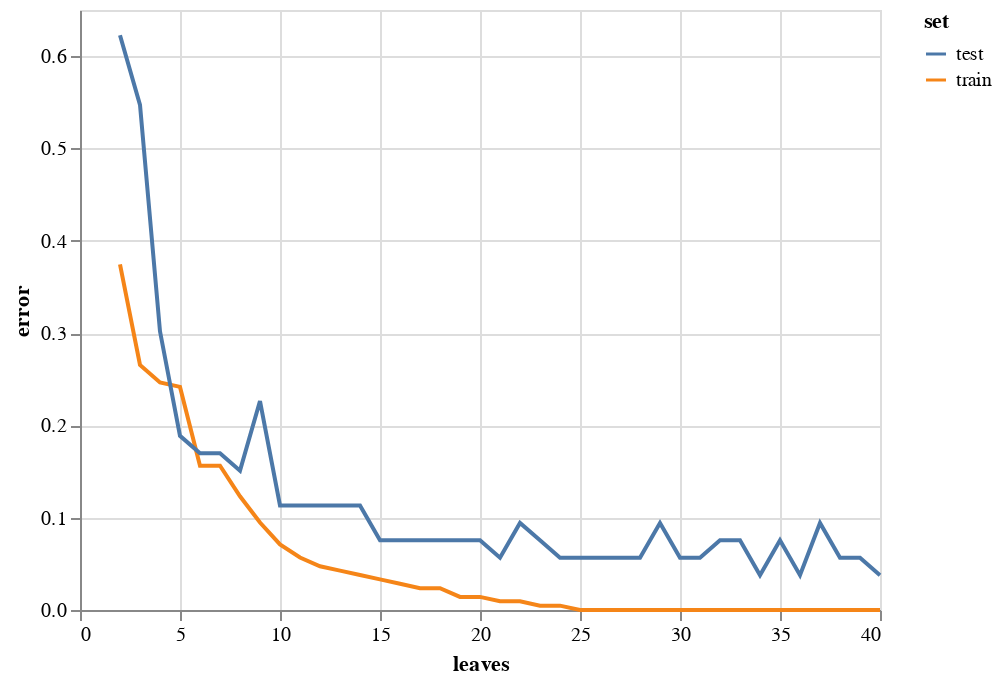

The cell this chart's notebook holds for it:
### Markdown cell above
Plotting the relationship between `leaves` and `error` with `set` as the color to get two lines for the test and train datasets:

### Code cell
alt.Chart(df_err1).mark_line().encode(
    x = "leaves",
    y = "error",
    color = "set",
    tooltip = ["leaves", "error"]
)

### Figure 1 — Vega-Lite specification as saved in the notebook (floating-point values rounded to 4 significant figures)
{"config": {"view": {"continuousWidth": 400, "continuousHeight": 300}}, "data": {"name": "data-2b5e0f5e847421c14026fda3bcb2db36"}, "mark": "line", "encoding": {"color": {"field": "set", "type": "nominal"}, "tooltip": [{"field": "leaves", "type": "quantitative"}, {"field": "error", "type": "quantitative"}], "x": {"field": "leaves", "type": "quantitative"}, "y": {"field": "error", "type": "quantitative"}}, "$schema": "https://vega.github.io/schema/vega-lite/v4.17.0.json", "datasets": {"data-2b5e0f5e847421c14026fda3bcb2db36": [{"leaves": 2, "error": 0.3744, "set": "train"}, {"leaves": 2, "error": 0.6226, "set": "test"}, {"leaves": 3, "error": 0.2654, "set": "train"}, {"leaves": 3, "error": 0.5472, "set": "test"}, {"leaves": 4, "error": 0.2464, "set": "train"}, {"leaves": 4, "error": 0.3019, "set": "test"}, {"leaves": 5, "error": 0.2417, "set": "train"}, {"leaves": 5, "error": 0.1887, "set": "test"}, {"leaves": 6, "error": 0.1564, "set": "train"}, {"leaves": 6, "error": 0.1698, "set": "test"}, {"leaves": 7, "error": 0.1564, "set": "train"}, {"leaves": 7, "error": 0.1698, "set": "test"}, {"leaves": 8, "error": 0.1232, "set": "train"}, {"leaves": 8, "error": 0.1509, "set": "test"}, {"leaves": 9, "error": 0.09479, "set": "train"}, {"leaves": 9, "error": 0.2264, "set": "test"}, {"leaves": 10, "error": 0.07109, "set": "train"}, {"leaves": 10, "error": 0.1132, "set": "test"}, {"leaves": 11, "error": 0.05687, "set": "train"}, {"leaves": 11, "error": 0.1132, "set": "test"}, {"leaves": 12, "error": 0.04739, "set": "train"}, {"leaves": 12, "error": 0.1132, "set": "test"}, {"leaves": 13, "error": 0.04265, "set": "train"}, {"leaves": 13, "error": 0.1132, "set": "test"}, {"leaves": 14, "error": 0.03791, "set": "train"}, {"leaves": 14, "error": 0.1132, "set": "test"}, {"leaves": 15, "error": 0.03318, "set": "train"}, {"leaves": 15, "error": 0.07547, "set": "test"}, {"leaves": 16, "error": 0.02844, "set": "train"}, {"leaves": 16, "error": 0.07547, "set": "test"}, {"leaves": 17, "error": 0.0237, "set": "train"}, {"leaves": 17, "error": 0.07547, "set": "test"}, {"leaves": 18, "error": 0.0237, "set": "train"}, {"leaves": 18, "error": 0.07547, "set": "test"}, {"leaves": 19, "error": 0.01422, "set": "train"}, {"leaves": 19, "error": 0.07547, "set": "test"}, {"leaves": 20, "error": 0.01422, "set": "train"}, {"leaves": 20, "error": 0.07547, "set": "test"}, {"leaves": 21, "error": 0.009479, "set": "train"}, {"leaves": 21, "error": 0.0566, "set": "test"}, {"leaves": 22, "error": 0.009479, "set": "train"}, {"leaves": 22, "error": 0.09434, "set": "test"}, {"leaves": 23, "error": 0.004739, "set": "train"}, {"leaves": 23, "error": 0.07547, "set": "test"}, {"leaves": 24, "error": 0.004739, "set": "train"}, {"leaves": 24, "error": 0.0566, "set": "test"}, {"leaves": 25, "error": 0.0, "set": "train"}, {"leaves": 25, "error": 0.0566, "set": "test"}, {"leaves": 26, "error": 0.0, "set": "train"}, {"leaves": 26, "error": 0.0566, "set": "test"}, {"leaves": 27, "error": 0.0, "set": "train"}, {"leaves": 27, "error": 0.0566, "set": "test"}, {"leaves": 28, "error": 0.0, "set": "train"}, {"leaves": 28, "error": 0.0566, "set": "test"}, {"leaves": 29, "error": 0.0, "set": "train"}, {"leaves": 29, "error": 0.09434, "set": "test"}, {"leaves": 30, "error": 0.0, "set": "train"}, {"leaves": 30, "error": 0.0566, "set": "test"}, {"leaves": 31, "error": 0.0, "set": "train"}, {"leaves": 31, "error": 0.0566, "set": "test"}, {"leaves": 32, "error": 0.0, "set": "train"}, {"leaves": 32, "error": 0.07547, "set": "test"}, {"leaves": 33, "error": 0.0, "set": "train"}, {"leaves": 33, "error": 0.07547, "set": "test"}, {"leaves": 34, "error": 0.0, "set": "train"}, {"leaves": 34, "error": 0.03774, "set": "test"}, {"leaves": 35, "error": 0.0, "set": "train"}, {"leaves": 35, "error": 0.07547, "set": "test"}, {"leaves": 36, "error": 0.0, "set": "train"}, {"leaves": 36, "error": 0.03774, "set": "test"}, {"leaves": 37, "error": 0.0, "set": "train"}, {"leaves": 37, "error": 0.09434, "set": "test"}, {"leaves": 38, "error": 0.0, "set": "train"}, {"leaves": 38, "error": 0.0566, "set": "test"}, {"leaves": 39, "error": 0.0, "set": "train"}, {"leaves": 39, "error": 0.0566, "set": "test"}, {"leaves": 40, "error": 0.0, "set": "train"}, {"leaves": 40, "error": 0.03774, "set": "test"}]}}
